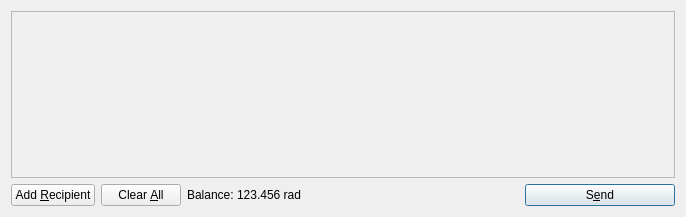
<?xml version="1.0" encoding="UTF-8"?>
<ui version="4.0">
 <class>SendCoinsDialog</class>
 <widget class="QDialog" name="SendCoinsDialog">
  <property name="geometry">
   <rect>
    <x>0</x>
    <y>0</y>
    <width>686</width>
    <height>217</height>
   </rect>
  </property>
  <property name="windowTitle">
   <string>Send Coins</string>
  </property>
  <layout class="QVBoxLayout" name="verticalLayout">
   <item>
    <widget class="QScrollArea" name="scrollArea">
     <property name="widgetResizable">
      <bool>true</bool>
     </property>
     <widget class="QWidget" name="scrollAreaWidgetContents">
      <property name="geometry">
       <rect>
        <x>0</x>
        <y>0</y>
        <width>666</width>
        <height>165</height>
       </rect>
      </property>
      <layout class="QVBoxLayout" name="verticalLayout_2">
       <property name="margin">
        <number>0</number>
       </property>
       <item>
        <layout class="QVBoxLayout" name="entries">
         <property name="spacing">
          <number>6</number>
         </property>
        </layout>
       </item>
       <item>
        <spacer name="verticalSpacer">
         <property name="orientation">
          <enum>Qt::Vertical</enum>
         </property>
         <property name="sizeHint" stdset="0">
          <size>
           <width>20</width>
           <height>40</height>
          </size>
         </property>
        </spacer>
       </item>
      </layout>
     </widget>
    </widget>
   </item>
   <item>
    <layout class="QHBoxLayout" name="horizontalLayout">
     <item>
      <widget class="QPushButton" name="addButton">
       <property name="toolTip">
        <string>Send to multiple recipients at once</string>
       </property>
       <property name="text">
        <string>Add &amp;Recipient</string>
       </property>
       <property name="icon">
        <iconset resource="../bitcoin.qrc">
         <normaloff>:/icons/add</normaloff>:/icons/add</iconset>
       </property>
       <property name="autoDefault">
        <bool>false</bool>
       </property>
      </widget>
     </item>
     <item>
      <widget class="QPushButton" name="clearButton">
       <property name="sizePolicy">
        <sizepolicy hsizetype="Minimum" vsizetype="Fixed">
         <horstretch>0</horstretch>
         <verstretch>0</verstretch>
        </sizepolicy>
       </property>
       <property name="toolTip">
        <string>Remove all transaction fields</string>
       </property>
       <property name="text">
        <string>Clear &amp;All</string>
       </property>
       <property name="icon">
        <iconset resource="../bitcoin.qrc">
         <normaloff>:/icons/remove</normaloff>:/icons/remove</iconset>
       </property>
       <property name="autoRepeatDelay">
        <number>300</number>
       </property>
       <property name="autoDefault">
        <bool>false</bool>
       </property>
      </widget>
     </item>
     <item>
      <layout class="QHBoxLayout" name="horizontalLayout_2">
       <property name="spacing">
        <number>3</number>
       </property>
       <item>
        <widget class="QLabel" name="label">
         <property name="text">
          <string>Balance:</string>
         </property>
        </widget>
       </item>
       <item>
        <widget class="QLabel" name="labelBalance">
         <property name="cursor">
          <cursorShape>IBeamCursor</cursorShape>
         </property>
         <property name="text">
          <string>123.456 rad</string>
         </property>
         <property name="textInteractionFlags">
          <set>Qt::LinksAccessibleByMouse|Qt::TextSelectableByKeyboard|Qt::TextSelectableByMouse</set>
         </property>
        </widget>
       </item>
      </layout>
     </item>
     <item>
      <spacer name="horizontalSpacer">
       <property name="orientation">
        <enum>Qt::Horizontal</enum>
       </property>
       <property name="sizeHint" stdset="0">
        <size>
         <width>40</width>
         <height>20</height>
        </size>
       </property>
      </spacer>
     </item>
     <item>
      <widget class="QPushButton" name="sendButton">
       <property name="minimumSize">
        <size>
         <width>150</width>
         <height>0</height>
        </size>
       </property>
       <property name="toolTip">
        <string>Confirm the send action</string>
       </property>
       <property name="text">
        <string>S&amp;end</string>
       </property>
       <property name="icon">
        <iconset resource="../bitcoin.qrc">
         <normaloff>:/icons/send</normaloff>:/icons/send</iconset>
       </property>
       <property name="default">
        <bool>true</bool>
       </property>
      </widget>
     </item>
    </layout>
   </item>
  </layout>
 </widget>
 <resources>
  <include location="../bitcoin.qrc"/>
 </resources>
 <connections/>
</ui>
